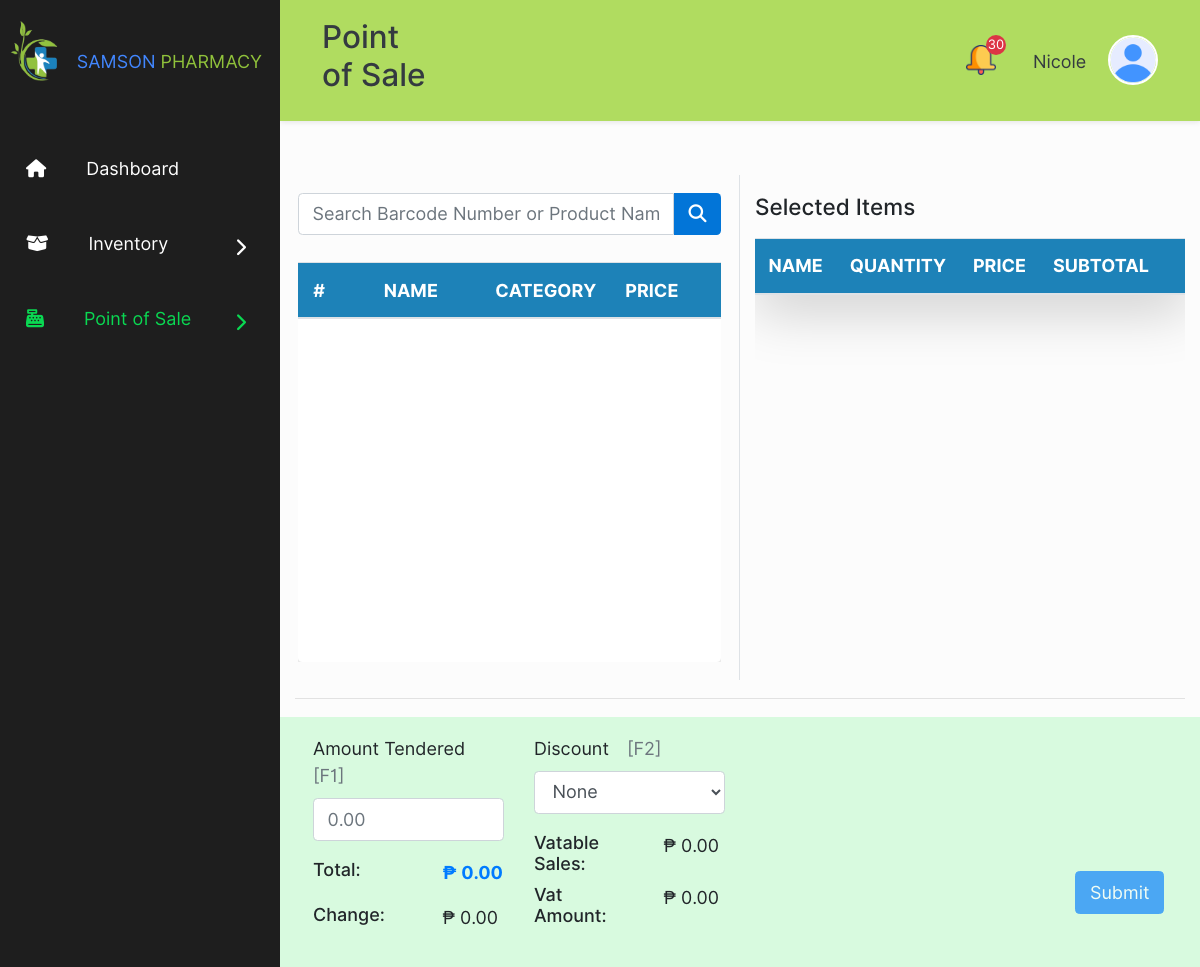
Screenshot of /pos-page-cashier.php (signed in) with the database file from the repository.
### tables this page shows
CREATE TABLE `store_details` (
  `id` int(11) NOT NULL,
  `store_name` varchar(100) NOT NULL,
  `store_address` varchar(100) NOT NULL,
  `tin_number` varchar(100) NOT NULL,
  `contact` varchar(100) NOT NULL
);

CREATE TABLE `accounts` (
  `user_id` int(11) NOT NULL,
  `first_name` varchar(255) NOT NULL,
  `last_name` varchar(255) NOT NULL,
  `user_name` varchar(100) NOT NULL,
  `password` varchar(255) NOT NULL,
  `user_level` int(11) NOT NULL,
  `account_status` int(11) NOT NULL,
  `security_question` varchar(255) NOT NULL,
  `question_answer` varchar(255) NOT NULL
);

### includes/database.php (called while the page is built, shortened)
<?php
    class Database {
        function connect(){
            $conn = new mysqli('localhost', 'root', '', 'samson_pharmacy');
            return $conn;
        }
        function sql($sql) {
            $conn = $this->connect();
            $result = $conn->query($sql);
            return $result;
        }
    }
?>

### pos-page-cashier.php (the view, shortened to what this page needs)
<?php
    include("./includes/database.php");
    $db = new Database();
?>
<!DOCTYPE html>
<html lang="en">
<head>
    <link rel="stylesheet" href="./bootstrap/bootstrap.min.css">
    <link rel="stylesheet" href="./fontawesome/css/all.min.css">
    <link rel="stylesheet" href="./css/styles.css">
    <link rel="stylesheet" href="./css/animations.css">
    <link rel="stylesheet" href="./css/pos.css">
</head>
<body>
    <?php
        $main = "Point of Sale";
        include("./includes/sidebar.php");
    ?>
    <div class="main-div" id="main-div">
        <div class="container-fluid">
            <?php include("./includes/header.php"); ?>
            <form id="transactionForm" action="./pos-form-submitTransaction.php" method="post">
                <div class="row pos-section">
                    <div class="col col-lg-6 p-3 border-right">
                        <div class="d-flex mb-4">
                            <input type="text" class="form-control search-bar" id="productSearch" placeholder="Search Barcode Number or Product Name">
                            <button type="button" class="btn search-btn">
                                <i class="fa-solid fa-magnifying-glass"></i>
                            </button>
                        </div>
                        <div class="productListDiv"><table class="table productListDiv rounded shadow-lg bg-white">
                            <thead>
                                <tr>
                                    <th style="width: 10%; text-align: center; vertical-align: middle">#</th>
                                    <th style="width: 35%; text-align: center; vertical-align: middle">NAME</th>
                                    <th style="width: 20%; text-align: center; vertical-align: middle">CATEGORY</th>
                                    <th style="width: 20%; text-align: center; vertical-align: middle">PRICE</th>
                                    <th style="width: 5%; text-align: center; vertical-align: middle"></th>
                                </tr>
                            </thead>
                            <tbody id="productList">
                            </tbody>
                        </table></div>
                    </div>
                    <div class="col col-lg-6 pt-3 selectedItemsDiv">
                        <h5 class="mb-3">Selected Items</h5>
                        <div class="selectedTableDiv">
                            <table class="table rounded shadow-lg bg-white">
                                <thead>
                                    <tr>
                                        <th style="text-align: center; vertical-align: middle; width: 25%">NAME</th>
                                        <th style="text-align: center; vertical-align: middle; width: 20%">QUANTITY</th>
                                        <th style="text-align: center; vertical-align: middle; width: 15%">PRICE</th>
                                        <th style="text-align: center; vertical-align: middle;  width: 15%">SUBTOTAL</th>
                                        <th style="text-align: center; vertical-align: middle;  width: 8%"></th>
                                    </tr>
                                </thead>
                            </table>
                        </div>
                    </div>
                </div>
                <hr>
                <div class="row transactionDetails p-3">
                    <div class="col col-lg-3">
                        <div class="form-group">
                            <label for="amountTenderedInput">Amount Tendered&emsp;<span class="key-hint text-muted">[F1]</span></label>
                            <input type="number" class="form-control" id="amountTenderedInput" step="any" placeholder="0.00" required>
                        </div>
                        <div class="row">
                            <div class="col col-7"><h6>Total:</h6></div>
                            <div class="col col-5"><p class="text-primary totalText"><b>₱ 0.00</b></p></div>
                        </div>
                        <div class="row">
                            <div class="col col-7"><h6>Change:</h6></div>
                            <div class="col col-5"><p class="changeText">₱ 0.00</p></div>
                        </div>
                    </div>
                    <div class="col col-lg-3">
                        <div class="form-group">
                            <label for="discount">Discount&emsp;<span class="key-hint text-muted">[F2]</span></label>
                            <select id="discountInput" class="form-control" name="discount">
                                <option value="0" selected>None</option>
                            </select>
                        </div>
                        <div class="row">
                            <div class="col col-7"><h6>Vatable Sales:</h6></div>
                            <div class="col col-5"><p class="vatableSalesText">₱ 0.00</p></div>
                        </div>
                        <div class="row">
                            <div class="col col-7"><h6>Vat Amount:</h6></div>
                            <div class="col col-5"><p class="vatAmountText">₱ 0.00</p></div>
                        </div>
                    </div>
                    <div class="col col-lg-3">
                    </div>
                    <div class="col col-lg-3">
                        <div class="form-group" class="discountForms" id="discountValidationForm" style="height: 100px">
                        </div>
                        <div class="row  d-flex align-items-end justify-content-end">
                            <button type="submit" id="processTransaction" class="btn btn-primary m-3" disabled>Submit</button>
                        </div>
                    </div>
                </div>
            </form>
        </div>
    </div>
</body>
</html>

### includes/sidebar.php (shortened to what this page needs)
<div class="sidebar" id="sidebar">
    <ul class="navbar-nav mr-auto" style="position: relative; height: 100%">
        <li class="nav-item logo-nav" style="margin-bottom: 50px; display: flex; align-items: center">
            <a href="#"><img class="logo" src="./assets/logo.png?t=<?=time()?>"></a>
            <?php
                $col1 = "rgb(66, 135, 255)";
                $col2 = "rgb(144, 194, 59)";
                $activeCol = 1;
                $words = explode(" ", $db->sql("SELECT `store_name` FROM `store_details` WHERE `id` ")->fetch_assoc()["store_name"]);
                $storeName = "";
                for($x = 0; $x < count($words); $x++){
                    $col = $activeCol == 1 ? $col1 : $col2;
                    $storeName .= '<span style="color: '.$col.'">'.strtoupper($words[$x]).'</span>';
                    $activeCol = $activeCol == 1 ? 2 : 1;
                    if($x != count($words)+1){
                        $storeName .= '&nbsp;';
                    }
                }
            ?>
            <?=$storeName?>
        </li>
        <li class="nav-item">
            <a class="nav-link <?php echo $main == "Dashboard" ? "active-nav" : ""; ?>" href="./dashboard.php"><i class="fa-solid fa-house nav-icon"></i>Dashboard</a>
        </li>
        <li class="nav-item">
            <a class="nav-link link-main <?php echo $main == "Inventory" ? "active-nav" : ""; ?>" href="#" data-toggle="collapse" data-target="#inventory-sub" aria-expanded="false" aria-controls="inventory-sub">
            <i class="fa-solid fa-box-open nav-icon"></i>Inventory<i class="fa-solid fa-chevron-right nav-collapse-icon"></i></a>
        </li>
        <li class="nav-item">
            <a class="nav-link link-main <?php echo $main == "Point of Sale" ? "active-nav" : ""; ?>" href="#" data-toggle="collapse" data-target="#pos-sub" aria-expanded="false" aria-controls="pos-sub">
            <i class="fa-solid fa-cash-register nav-icon"></i>Point of Sale<i class="fa-solid fa-chevron-right nav-collapse-icon"></i></a>
        </li>
    </ul>
</div>

### includes/account-tab.php (shortened to what this page needs)
<?php
    $user = $_SESSION["user"];
    $username = $db->sql("SELECT `user_name` FROM `accounts` WHERE `user_id` = '$user'")->fetch_assoc()["user_name"];
?>
<a class="dropdown" id="account-menu" data-toggle="dropdown" aria-haspopup="true" aria-expanded="false">
    <img class="profile-pic rounded-circle" src="./assets/profiles/user_<?=$user?>.png?t=<?=time()?>" alt="profile_image">
</a>
<span class="account-name lead"><b><?=$username?></b>&emsp;</span>

### css/styles.css (style rules this page uses)
:root { --primary-blue: #0A76D8; --primary-blue-hover: #006dd3; --btn-blue: #D8EBFA; --btn-blue-text: #1b62b3; --primary-green: #0ad852; --primary-green-hover: #00d34d; --btn-green: #d8fadf; --btn-green-text: #158331; --primary-yellow: #FEF001; --primary-yellow-hover: #cfd300; --btn-yellow: #fffcaf; --btn-yellow-text: #837c15; --primary-red: #d80a0a; --primary-red-hover: #d30000; --btn-red: #fad8d8; --btn-red-text: #831515; --primary-gray: #808080; --primary-gray-hover: rgb(151, 151, 151); --btn-gray: #e1e1e1; --btn-gray-text: #505050; --e-status1: #01fe27; --e-status2: #38fe01; --e-status3: #6ffe01; --e-status4: #a1fe01; --e-status5: #d4fe01; --e-status6: #FEF001; --e-status7: #FD9A01; --e-status8: #FD6104; --e-status9: #FF2C05; --e-status10: #F00505; --s-status1: #999999; --s-status2: #777777; --s-status3: #666666; --s-status4: #555555; --border: #d2dae2; --primary: #0275d8; --success: #5cb85c; --info: #5bc0de; --warning: #f0ad4e; --danger: #d9534f; --dark: #292b2c; --white: #f7f7f7; --secondary: #6C757D; }
body { font-family: 'Inter', sans-serif; }
* { font-size: 18px; }
.main-div { margin-left: 75px; z-index: 999; transition: 0.3s; position: relative; }
.search-bar { border-top-right-radius: 0px; border-bottom-right-radius: 0px; }
.search-btn { border-top-left-radius: 0px; border-bottom-left-radius: 0px; background-color: var(--primary); color: white; }
.logo { height: 60px; margin-top: -20px; margin-left: -22px; margin-right: 10px; }
.sidebar { z-index: 1000; position: fixed; height: 100%; width: 75px; margin-left: 0px; padding: 20px; transition: 0.3s; overflow: hidden; background-color: rgb(30, 30, 30); }
.navbar-nav { width: 200px; padding: 6px; }
.nav-item { margin-bottom: 15px; margin-top: 15px; font-size: 18px; }
.nav-link { width: 220px; color: white; }
.active-nav { color: var(--primary-green); }
.nav-icon { margin-right: 40px; }
.nav-collapse-icon { float: right; padding: 8px 0px; }
.profile-pic { height: 50px; width: 50px; border: 2px solid white; transition: 0.5s; }
thead th { text-align: center; vertical-align: middle; }
body { background-color: #fcfcfc; }
table thead { background-color: #1d82b8; color: white; }

### css/pos.css (style rules this page uses)
.productListDiv { overflow-y: scroll; height: auto; height: 50vh; }
.selectedTableDiv { height: 50vh; overflow-y: auto; }
.transactionDetails { background-color: var(--btn-green); }

### rows the page displays
store_details: store_name "SAMSON", store_name "PHARMACY"
accounts: user_name "Nicole"

### other values shown
$main "Point of Sale"
$expired->num_rows + $critical->num_rows "30"
